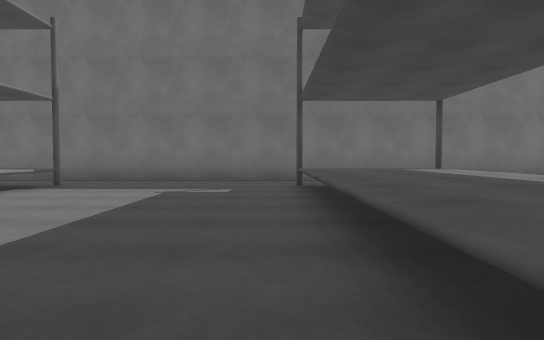
view 1 (above)

24 first-person views from a walk through a Unity game level. The camera is 1.2 m above the floor, tilts 2° down and sees 75° across. The floor is counted in squares, 2 m on a side. Each view is taken from the middle of a square. On the plan, view 1 faces up. The plan holds only what a view shows up to about 10 squares ahead; the rest is blank. The place goes on beyond the plan. The player character is not drawn. Some animated figures are left out. Some surface patterns are stand-ins.

view 2
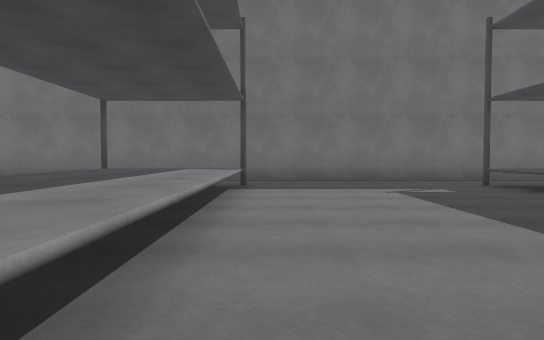

view 3
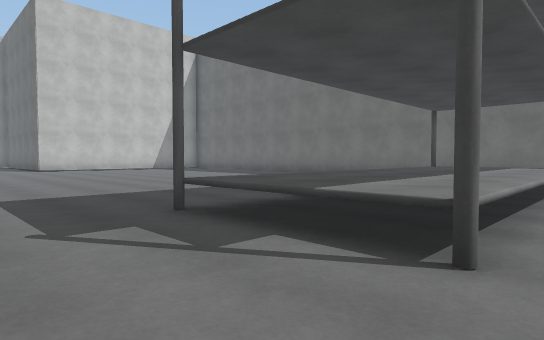

view 4
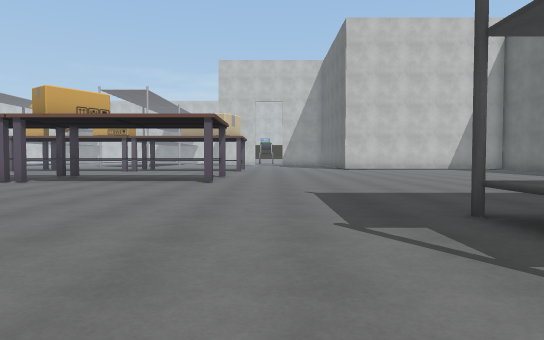

view 5
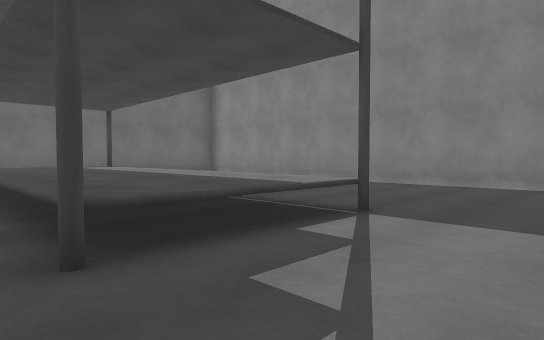

view 6
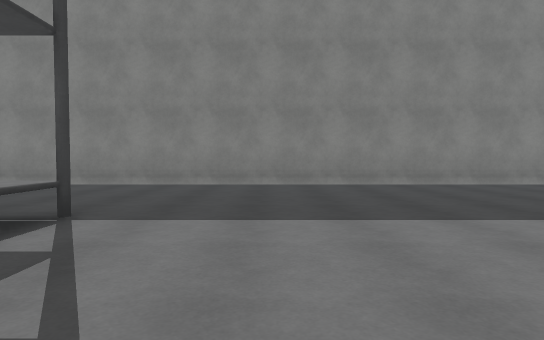

view 7
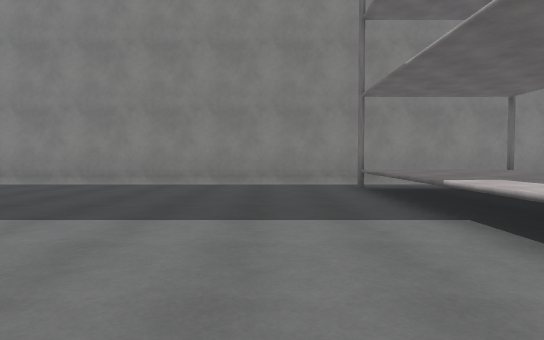

view 8
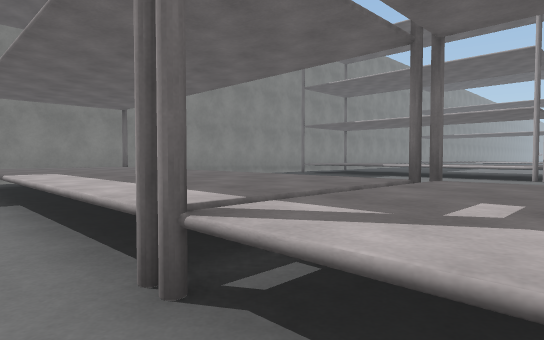

view 9
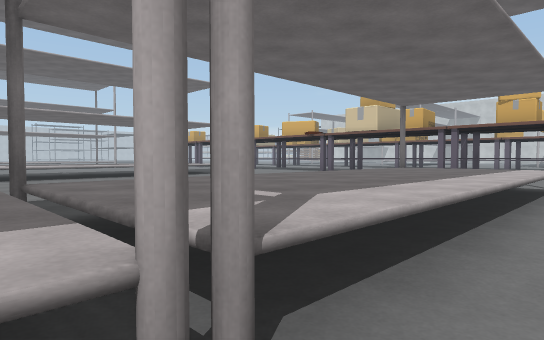

view 10
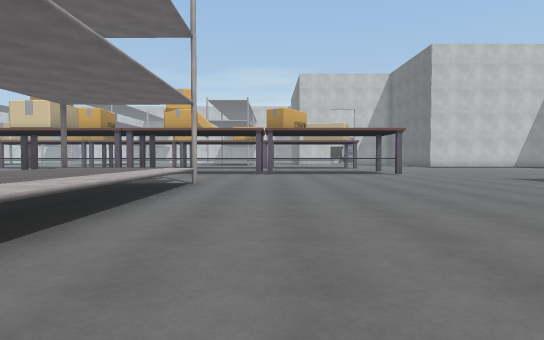

view 11
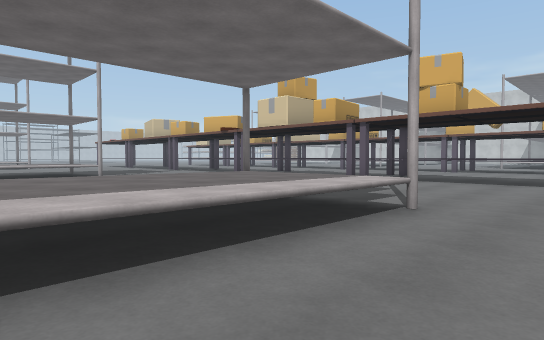

view 12
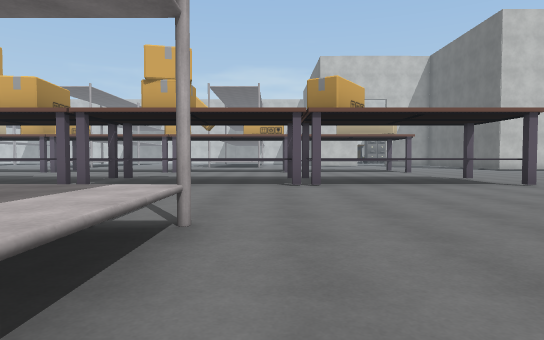

view 13
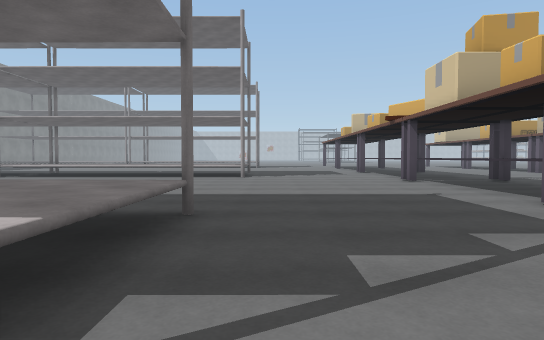

view 14
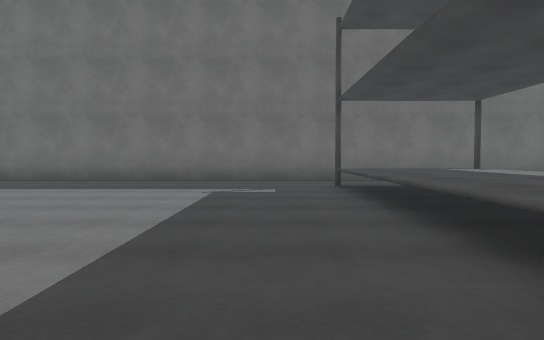

view 15
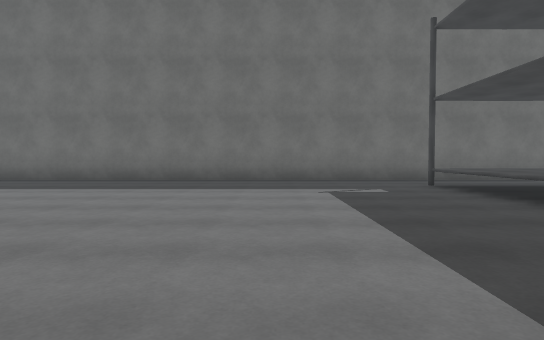

view 16
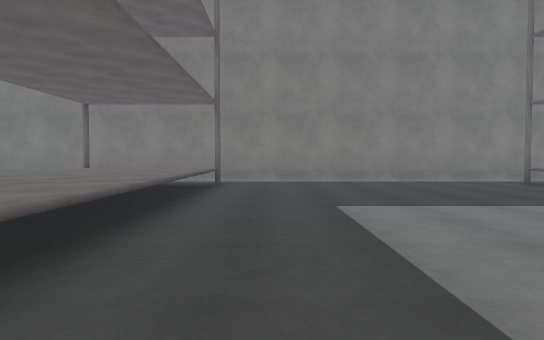

view 17
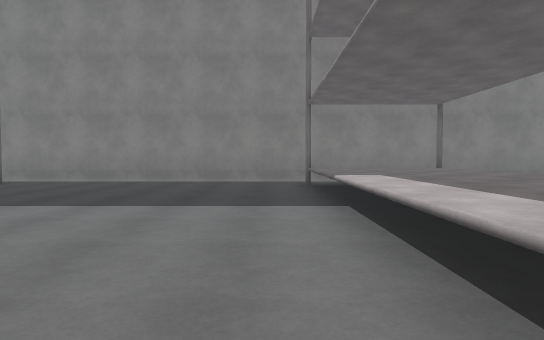

view 18
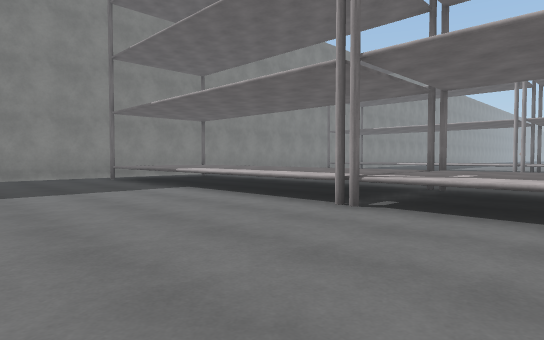

view 19
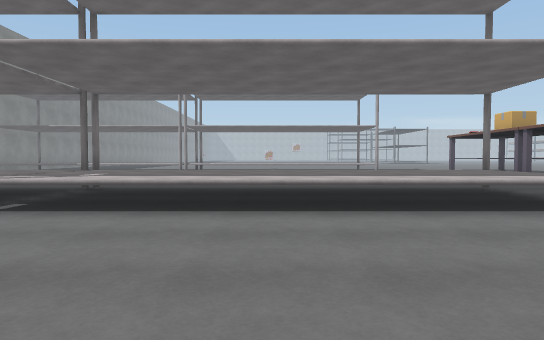

view 20
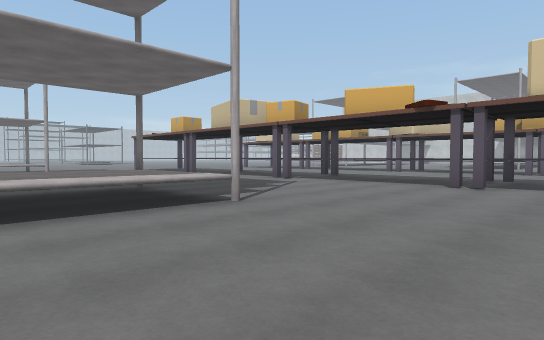

view 21
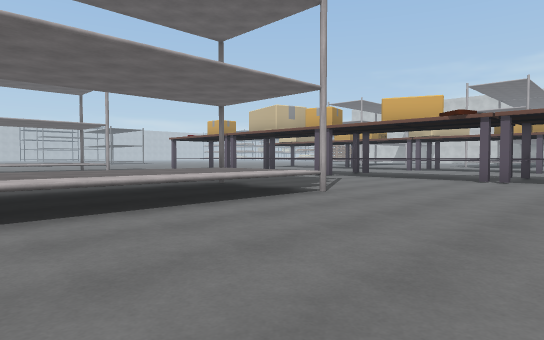

view 22
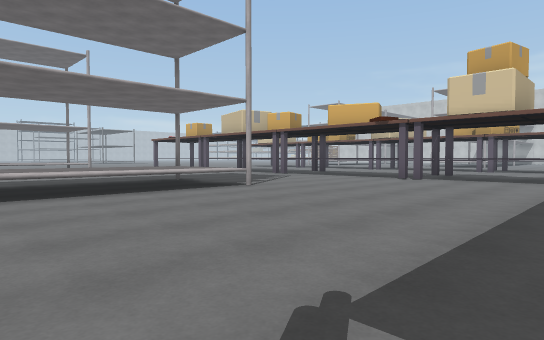

view 23
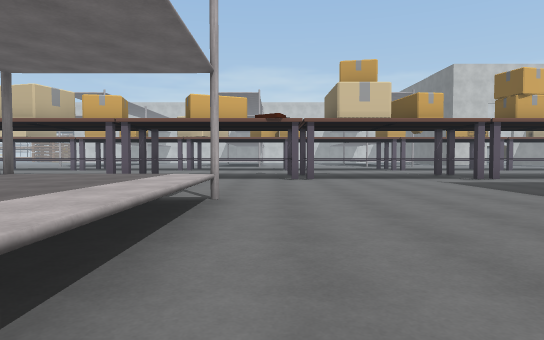

view 24
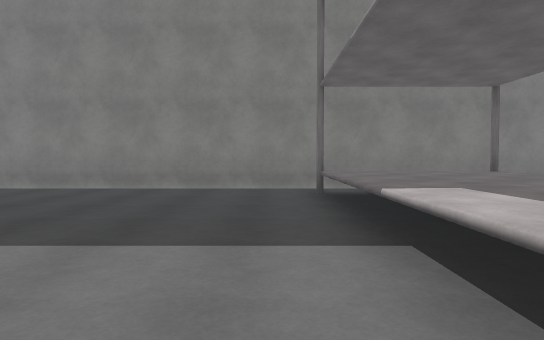

### Floor plan
Key: @ floor where view 1 was taken; # wall or solid block; x gap in a wall; . floor; = window, fence, low wall or low ledge; ^ raised ledge.
Columns run from 18 left of view 1 to 8 right of it. Each row starts with its distance up from view 1.
 10 ##########################
  9 ......................
  8  .........#..=.....=..#
  7   .........^^^.....^^^
  6   .........^^^.....^^^
  5    ........^^^.....^^^
  4     .......^^^.....^^^    #
  3     .......^^^.....^^^    #
  2     .......^^^.....^^^....#
  1    ........^^^.. ..^^^....#
  0    ........^^^.   @^^^....#
 -1     ...........   ........#
 -2    ............   ........#
 -3    ...........     .......#
 -4     ##........      ......#
 -5     ##..........     .....#
 -6     ##...........   ......#
 -7     ##............ .......#
 -8     ##....................#
 -9     ##....................#
-10    .##....^^^^^^^^^^^^^^^^#
-11    .##....^^^^^^^^^^^^^^^^#
-12     ##....^^^^^^^^^^^^^^^^#
-13     ##...........^=......##
-14     ##.......... .........#
-15     ##.......... .........#
-16    .##....................#
-17    .##....................#
-18   ..##....................#
-19   ..##....................#
-20    .##....^^^^^^^^^^^^^^^^#
-21     ##....^^^^^^^^^^^^^^^^#
-22      #....^^^^^^^^^^^^^^^^#
-23      #....^^^^^^^^=^^^^^^x#
-24      # ...............    #

Positions as (right, up) in squares from view 1, and headings:
1: (0, 0), facing up
2: (-4, 0), facing up
3: (-4, -2), facing up-left
4: (-4, -2), facing left
5: (0, -2), facing up-right
6: (0, -2), facing right
7: (0, -8), facing right
8: (-2, -9), facing down-right
9: (0, -9), facing down-left
10: (0, -8), facing left
11: (-4, -8), facing down-left
12: (-5, -9), facing left
13: (-9, -9), facing down
14: (-9, 0), facing up
15: (-11, 0), facing up
16: (-1, -14), facing right
17: (-1, -19), facing right
18: (-3, -16), facing down-right
19: (-4, -16), facing down
20: (-5, -16), facing down-left
21: (-3, -16), facing down-left
22: (-3, -14), facing down-left
23: (-3, -19), facing left
24: (1, -19), facing right
